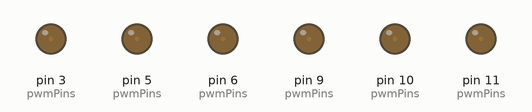
Recording of a sketch running on a simulated Arduino Uno, built with avr-gcc and run on an emulated ATmega328P. On the bench: output pins drawn as LEDs (lit = HIGH).

Above: at 0.05 s.
At 1.15 s:
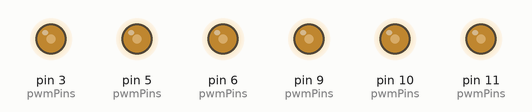
At 2.3 s:
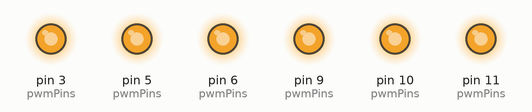
At 3.45 s:
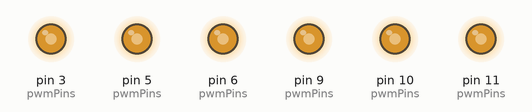
At 4.6 s:
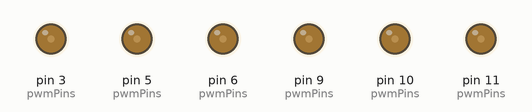
Timing chart, 0 to 6.7 s (numbered marks = the images above):
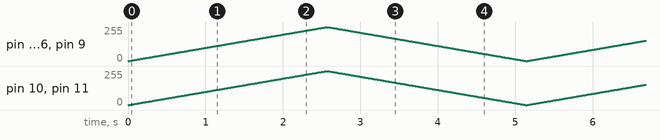

The sketch:

PWMTester.ino
```cpp
//#include <Audio.h>
//#include <Wire.h>
#include <SPI.h>
//#include <SD.h>

//// GUItool: begin automatically generated code
////AudioPlaySdWav           playSdWav1;     //xy=110,48
//AudioSynthWaveform       lfo1;      //xy=119,139
//AudioMixer4              mixer1;         //xy=334,113
//AudioOutputPWM           pwm1;           //xy=523,114
//AudioConnection          patchCord1(lfo1, pwm1);
////AudioConnection          patchCord1(playSdWav1, 0, mixer1, 0);
////AudioConnection          patchCord2(playSdWav1, 1, mixer1, 1);
////AudioConnection          patchCord3(OSC1, 0, mixer1, 2);
////AudioConnection          patchCord4(mixer1, pwm1);
//// GUItool: end automatically generated code

//#if defined(CORE_TEENSY)
//  const int pwmPins[] = { 3, 4, 5, 6, 20, 21, 22, 23 }; // skip 10 pin (CS)
//#else
//  const int pwmPins[] = { 3, 5, 6, 9, 10, 11 };
//#endif

const int pwmPins[] = { 3, 5, 6, 9, 10, 11 };

const int pwmPinsCount = (sizeof(pwmPins) / sizeof(int));

//const int pwmFrequency = 187500; //93750
const int pwmFrequency = 88200; //93750

void setup()
{
//  #ifdef CORE_TEENSY
//    analogWriteResolution(8);
//  #endif

//  analogWriteFrequency(3, pwmFrequency);
//  AudioMemory(8);
//  lfo1.begin(1, 0.2, WAVEFORM_TRIANGLE);
//  mixer1.gain(3, 2);
}

void loop()
{
  const int mcs = 10000;

  for(int value = 0; value < 256; value++)
  {
//    setPWMOutput(3, value);
    setPWMOutputs(value);
    delayMicroseconds(mcs);
  }

  for(int value = 255; value >= 0; value--)
  {
//    setPWMOutput(3, value);
    setPWMOutputs(value);
    delayMicroseconds(mcs);
  }
}

void setPWMOutputs(int value)
{
  for(int i = 0; i < pwmPinsCount; i++)
  {
    const int pin = pwmPins[i];
    setPWMOutput(pin, value);
  }
}

void setPWMOutput(int pin, int value)
{
//  analogWrite(pin, (value + (pin * 256 / pwmPinsCount)) % 256);
  analogWrite(pin, value);
//  delay(1);
//  delayMicroseconds(10);
}
```
